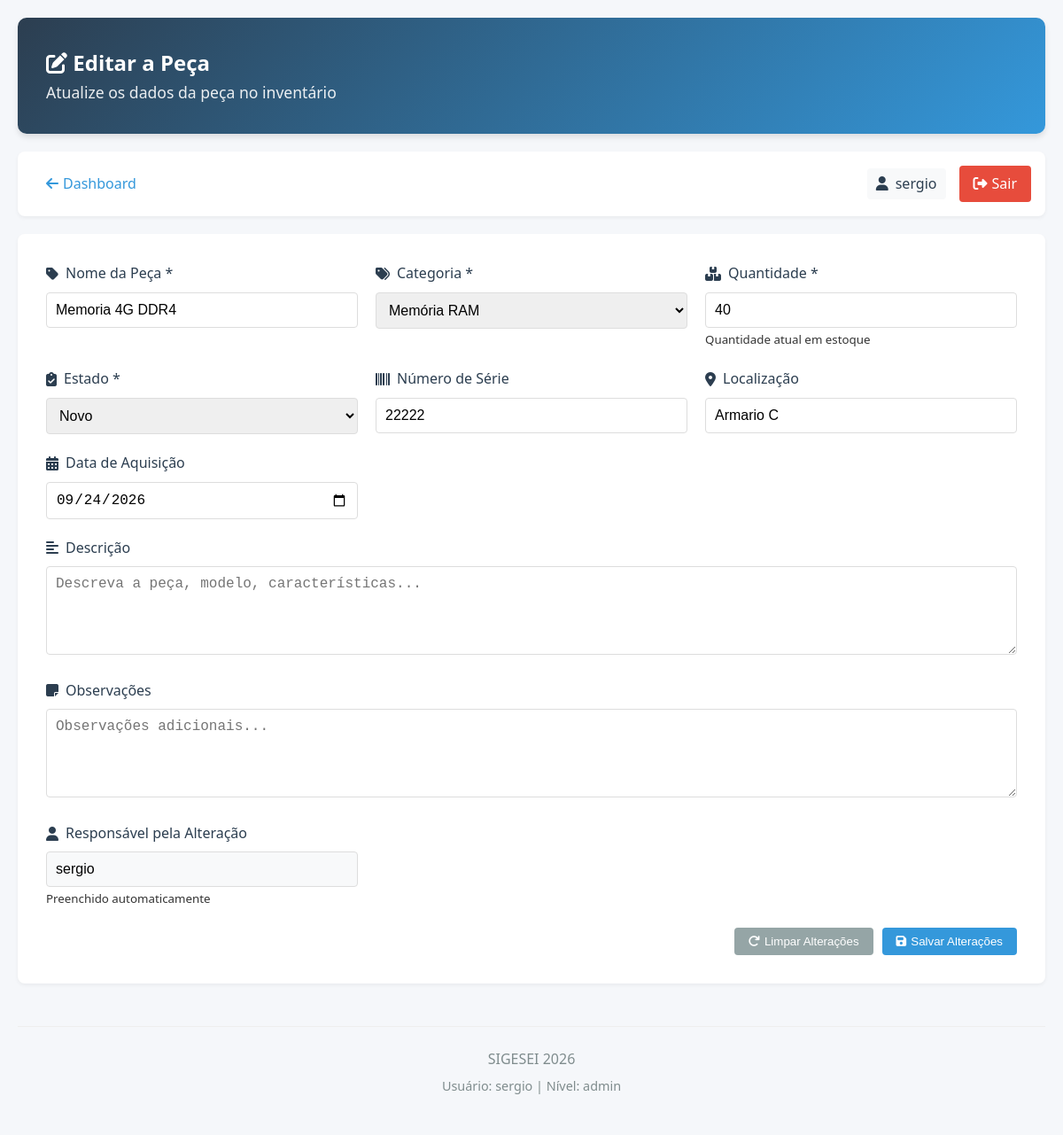
Screenshot of /editar.php?id=306 (signed in) with the database file from the repository.
### tables this page shows
CREATE TABLE `pecas` (
  `id` int NOT NULL AUTO_INCREMENT,
  `nome` varchar(200) NOT NULL,
  `descricao` text,
  `categoria_id` int DEFAULT NULL,
  `quantidade` int NOT NULL DEFAULT '0',
  `estado` enum('novo','usado','reparado','danificado') NOT NULL,
  `localizacao` varchar(100) DEFAULT NULL,
  `numero_serie` varchar(100) DEFAULT NULL,
  `data_aquisicao` date DEFAULT NULL,
  `data_cadastro` timestamp NULL DEFAULT CURRENT_TIMESTAMP,
  `observacoes` text,
  `usuario_id` int DEFAULT NULL,
  PRIMARY KEY (`id`),
  KEY `categoria_id` (`categoria_id`),
  KEY `usuario_id` (`usuario_id`),
  CONSTRAINT `pecas_ibfk_1` FOREIGN KEY (`categoria_id`) REFERENCES `categorias` (`id`) ON DELETE SET NULL,
  CONSTRAINT `pecas_ibfk_2` FOREIGN KEY (`usuario_id`) REFERENCES `usuarios` (`id`)
);

CREATE TABLE `categorias` (
  `id` int NOT NULL AUTO_INCREMENT,
  `nome` varchar(100) NOT NULL,
  `descricao` text,
  `created_at` timestamp NULL DEFAULT CURRENT_TIMESTAMP,
  PRIMARY KEY (`id`)
);

### includes/funcoes.php (called while the page is built, shortened)
<?php
class Funcoes
{
    public static function buscarPeca($id)
    {
        $db  = Conexao::getConexao();
        $sql = "SELECT p.*, c.nome AS categoria_nome
                FROM pecas p
                LEFT JOIN categorias c ON p.categoria_id = c.id
                WHERE p.id = :id";
        $stmt = $db->prepare($sql);
        $stmt->bindParam(':id', $id, PDO::PARAM_INT);
        $stmt->execute();
        return $stmt->fetch();
    }
    public static function listarCategorias()
    {
        $db   = Conexao::getConexao();
        $stmt = $db->prepare("SELECT * FROM categorias ORDER BY nome");
        $stmt->execute();
        return $stmt->fetchAll();
    }
}

### editar.php (the view, shortened to what this page needs)
<?php
require_once 'includes/funcoes.php';
$id = $_GET['id'];
$peca = Funcoes::buscarPeca($id);
$categorias = Funcoes::listarCategorias();
?>
<!DOCTYPE html>
<html lang="pt-BR">
<head>
    <link rel="stylesheet" href="css/estilo.css">
    <link rel="stylesheet" href="https://cdnjs.cloudflare.com/ajax/libs/font-awesome/6.4.0/css/all.min.css">
</head>
<body>
    <div class="container">
        <header>
            <h2><i class="fas fa-edit"></i> Editar a Peça</h2>
            <p class="subtitle">Atualize os dados da peça no inventário</p>
        </header>
        <nav class="navbar">
            <a href="index.php"><i class="fas fa-arrow-left"></i> Dashboard</a>
            <div class="user-menu">
                <span class="user-info">
                    <i class="fas fa-user"></i> <?php echo htmlspecialchars($_SESSION['usuario_nome']); ?>
                </span>
 <a href="logout.php" style="margin-left: auto; background: #e74c3c; color: white;"><i class="fas fa-sign-out-alt"></i> Sair</a>
   </div>
        </nav>
        <main>
            <div class="form-container">
                <form method="POST" action="">
                    <div class="form-grid">
                        <div class="form-group">
                            <label for="nome"><i class="fas fa-tag"></i> Nome da Peça *</label>
                            <input type="text" id="nome" name="nome" required
                                   value="<?php echo htmlspecialchars($peca['nome']); ?>"
                                   placeholder="Ex: Fonte ATX 500W">
                        </div>
                        <div class="form-group">
                            <label for="categoria_id"><i class="fas fa-tags"></i> Categoria *</label>
                            <select id="categoria_id" name="categoria_id" required>
                                <?php foreach ($categorias as $categoria): ?>
                                    <option value="<?php echo $categoria['id']; ?>"
                                        <?php echo $categoria['id'] == $peca['categoria_id'] ? 'selected' : ''; ?>>
                                        <?php echo htmlspecialchars($categoria['nome']); ?>
                                    </option>
                                <?php endforeach; ?>
                            </select>
                        </div>
                        <div class="form-group">
                            <label for="quantidade"><i class="fas fa-boxes"></i> Quantidade *</label>
                            <input type="number" id="quantidade" name="quantidade" required
                                   min="0" value="<?php echo $peca['quantidade']; ?>"
                                   onchange="atualizarDiferenca()">
                            <small>Quantidade atual em estoque</small>
                        </div>
                        <div class="form-group">
                            <label for="estado"><i class="fas fa-clipboard-check"></i> Estado *</label>
                            <select id="estado" name="estado" required>
                                <option value="novo" <?php echo $peca['estado'] == 'novo' ? 'selected' : ''; ?>>Novo</option>
                            </select>
                        </div>
                        <div class="form-group">
                            <label for="numero_serie"><i class="fas fa-barcode"></i> Número de Série</label>
                            <input type="text" id="numero_serie" name="numero_serie"
                                   value="<?php echo htmlspecialchars($peca['numero_serie']); ?>"
                                   placeholder="Opcional">
                        </div>
                        <div class="form-group">
                            <label for="localizacao"><i class="fas fa-map-marker-alt"></i> Localização</label>
                            <input type="text" id="localizacao" name="localizacao"
                                   value="<?php echo htmlspecialchars($peca['localizacao']); ?>"
                                   placeholder="Ex: Armário A, Prateleira 3">
                        </div>
                        <div class="form-group">
                            <label for="data_aquisicao"><i class="fas fa-calendar-alt"></i> Data de Aquisição</label>
                            <input type="date" id="data_aquisicao" name="data_aquisicao"
                                   value="<?php echo $peca['data_aquisicao']; ?>">
                        </div>
                        <div class="form-group full-width">
                            <label for="descricao"><i class="fas fa-align-left"></i> Descrição</label>
                            <textarea id="descricao" name="descricao" rows="3"
                                      placeholder="Descreva a peça, modelo, características..."><?php echo htmlspecialchars($peca['descricao']); ?></textarea>
                        </div>
                        <div class="form-group full-width">
                            <label for="observacoes"><i class="fas fa-sticky-note"></i> Observações</label>
                            <textarea id="observacoes" name="observacoes" rows="2"
                                      placeholder="Observações adicionais..."><?php echo htmlspecialchars($peca['observacoes']); ?></textarea>
                        </div>
                        <div class="form-group">
                            <label for="responsavel"><i class="fas fa-user"></i> Responsável pela Alteração</label>
                            <input type="text" id="responsavel" name="responsavel"
                                   value="<?php echo htmlspecialchars($_SESSION['usuario_nome']); ?>"
                                   placeholder="Seu nome (para histórico de quantidade)"
                                   readonly
                                   style="background-color: #f8f9fa;">
                            <small>Preenchido automaticamente</small>
                        </div>
                    </div>
                    <div class="form-actions">
                        <button type="reset" class="btn-secondary" onclick="resetarQuantidade()">
                            <i class="fas fa-redo"></i> Limpar Alterações
                        </button>
                        <button type="submit" class="btn-primary">
                            <i class="fas fa-save"></i> Salvar Alterações
                        </button>
                    </div>
                </form>
            </div>
        </main>
        <footer>
            <p>SIGESEI <?php echo date('Y'); ?></p>
            <p class="footer-info">Usuário: <?php echo htmlspecialchars($_SESSION['usuario_nome']); ?> | Nível: <?php echo $_SESSION['usuario_nivel']; ?></p>
        </footer>
    </div>
</body>
</html>

### css/estilo.css (style rules this page uses)
* { margin: 0; padding: 0; box-sizing: border-box; }
body { font-family: 'Segoe UI', Tahoma, Geneva, Verdana, sans-serif; line-height: 1.6; color: #333; background-color: #f5f7fa; }
.container { max-width: 1200px; margin: 0 auto; padding: 20px; }
header { background: linear-gradient(135deg, #2c3e50 0%, #3498db 100%); color: white; padding: 2rem; border-radius: 10px; margin-bottom: 20px; box-shadow: 0 4px 6px rgba(0, 0, 0, 0.1); }
.subtitle { font-size: 1.1rem; opacity: 0.9; font-weight: 300; }
.navbar { background: white; padding: 1rem; border-radius: 8px; margin-bottom: 20px; display: flex; gap: 15px; align-items: center; box-shadow: 0 2px 4px rgba(0, 0, 0, 0.05); }
.navbar a { text-decoration: none; color: #3498db; padding: 8px 16px; border-radius: 4px; transition: all 0.3s ease; display: flex; align-items: center; gap: 5px; }
.btn-primary, .btn-secondary, .btn-delete, .btn-view, .btn-edit { padding: 8px 16px; border: none; border-radius: 4px; cursor: pointer; font-weight: 500; text-decoration: none; display: inline-flex; align-items: center; gap: 5px; transition: all 0.3s ease; }
.btn-primary { background: #3498db; color: white; }
.btn-secondary { background: #95a5a6; color: white; }
.form-container { background: white; padding: 2rem; border-radius: 8px; box-shadow: 0 2px 4px rgba(0, 0, 0, 0.05); }
.form-grid { display: grid; grid-template-columns: repeat(auto-fit, minmax(300px, 1fr)); gap: 20px; margin-bottom: 20px; }
.form-group.full-width { grid-column: 1 / -1; }
.form-group label { display: block; margin-bottom: 8px; color: #2c3e50; font-weight: 500; display: flex; align-items: center; gap: 8px; }
.form-group input, .form-group select, .form-group textarea { width: 100%; padding: 10px; border: 1px solid #ddd; border-radius: 4px; font-size: 1rem; }
.form-group textarea { resize: vertical; min-height: 100px; }
.form-actions { display: flex; justify-content: flex-end; gap: 10px; margin-top: 20px; }
footer { text-align: center; margin-top: 3rem; padding: 1.5rem; color: #7f8c8d; border-top: 1px solid #eee; }
.footer-info { font-size: 0.9rem; margin-top: 5px; }
.user-menu { margin-left: auto; display: flex; align-items: center; gap: 15px; }
.user-info { display: flex; align-items: center; gap: 8px; color: #2c3e50; font-weight: 500; padding: 5px 10px; background: #f8f9fa; border-radius: 4px; }
input[readonly] { background-color: #f8f9fa; cursor: not-allowed; }

### rows the page displays
pecas: nome "Memoria 4G DDR4", categoria_id "Memória RAM", quantidade "40", estado "Novo", numero_serie "22222", localizacao "Armario C", data_aquisicao "09/24/2026"

### other values shown
$_SESSION['usuario_nome'] "sergio"
$_SESSION['usuario_nivel'] "admin"
